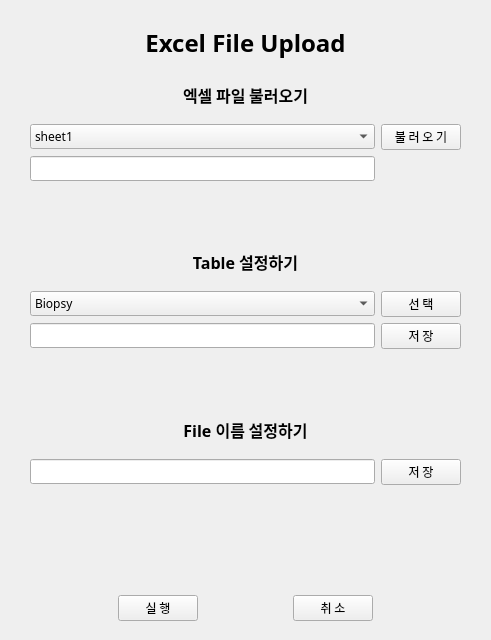
<?xml version="1.0" encoding="UTF-8"?>
<ui version="4.0">
 <class>Form</class>
 <widget class="QWidget" name="Form">
  <property name="geometry">
   <rect>
    <x>0</x>
    <y>0</y>
    <width>491</width>
    <height>640</height>
   </rect>
  </property>
  <property name="windowTitle">
   <string>Form</string>
  </property>
  <widget class="QWidget" name="layoutWidget">
   <property name="geometry">
    <rect>
     <x>30</x>
     <y>20</y>
     <width>431</width>
     <height>601</height>
    </rect>
   </property>
   <layout class="QGridLayout" name="gridLayout_3">
    <item row="13" column="0">
     <widget class="QLineEdit" name="editfilename">
      <property name="font">
       <font>
        <family>나눔스퀘어라운드 Regular</family>
       </font>
      </property>
     </widget>
    </item>
    <item row="10" column="1">
     <widget class="QPushButton" name="excel_savebtn">
      <property name="font">
       <font>
        <family>나눔스퀘어라운드 Regular</family>
       </font>
      </property>
      <property name="text">
       <string>저 장</string>
      </property>
     </widget>
    </item>
    <item row="4" column="0">
     <widget class="QLineEdit" name="showfilename">
      <property name="font">
       <font>
        <family>나눔스퀘어라운드 Regular</family>
       </font>
      </property>
     </widget>
    </item>
    <item row="9" column="0">
     <widget class="QComboBox" name="settablename">
      <property name="font">
       <font>
        <family>나눔스퀘어라운드 Regular</family>
       </font>
      </property>
      <item>
       <property name="text">
        <string>Biopsy</string>
       </property>
      </item>
      <item>
       <property name="text">
        <string>Block Mapping</string>
       </property>
      </item>
      <item>
       <property name="text">
        <string>Comorbidity</string>
       </property>
      </item>
      <item>
       <property name="text">
        <string>Endoscope</string>
       </property>
      </item>
      <item>
       <property name="text">
        <string>Genetic</string>
       </property>
      </item>
      <item>
       <property name="text">
        <string>Operation Record</string>
       </property>
      </item>
      <item>
       <property name="text">
        <string>Pathology</string>
       </property>
      </item>
      <item>
       <property name="text">
        <string>Patient</string>
       </property>
      </item>
      <item>
       <property name="text">
        <string>Registry</string>
       </property>
      </item>
      <item>
       <property name="text">
        <string>Wash Cytology</string>
       </property>
      </item>
     </widget>
    </item>
    <item row="3" column="1">
     <widget class="QPushButton" name="excel_importbtn">
      <property name="font">
       <font>
        <family>나눔스퀘어라운드 Regular</family>
       </font>
      </property>
      <property name="text">
       <string>불 러 오 기</string>
      </property>
     </widget>
    </item>
    <item row="9" column="1">
     <widget class="QPushButton" name="excel_selectbtn">
      <property name="font">
       <font>
        <family>나눔스퀘어라운드 Regular</family>
       </font>
      </property>
      <property name="text">
       <string>선 택</string>
      </property>
     </widget>
    </item>
    <item row="11" column="0" colspan="2">
     <widget class="QLabel" name="showtext2">
      <property name="font">
       <font>
        <family>나눔스퀘어라운드 Regular</family>
       </font>
      </property>
      <property name="text">
       <string/>
      </property>
     </widget>
    </item>
    <item row="6" column="0" colspan="2">
     <widget class="QLabel" name="showtext1">
      <property name="font">
       <font>
        <family>나눔스퀘어라운드 Regular</family>
       </font>
      </property>
      <property name="text">
       <string/>
      </property>
     </widget>
    </item>
    <item row="14" column="0" colspan="2">
     <widget class="QLabel" name="showtext3">
      <property name="font">
       <font>
        <family>나눔스퀘어라운드 Regular</family>
       </font>
      </property>
      <property name="text">
       <string/>
      </property>
     </widget>
    </item>
    <item row="16" column="0" colspan="2">
     <layout class="QHBoxLayout" name="horizontalLayout_6">
      <item>
       <spacer name="horizontalSpacer">
        <property name="orientation">
         <enum>Qt::Horizontal</enum>
        </property>
        <property name="sizeHint" stdset="0">
         <size>
          <width>40</width>
          <height>20</height>
         </size>
        </property>
       </spacer>
      </item>
      <item>
       <widget class="QPushButton" name="excel_actbtn">
        <property name="font">
         <font>
          <family>나눔스퀘어라운드 Regular</family>
         </font>
        </property>
        <property name="text">
         <string>실 행</string>
        </property>
       </widget>
      </item>
      <item>
       <spacer name="horizontalSpacer_2">
        <property name="orientation">
         <enum>Qt::Horizontal</enum>
        </property>
        <property name="sizeHint" stdset="0">
         <size>
          <width>40</width>
          <height>20</height>
         </size>
        </property>
       </spacer>
      </item>
      <item>
       <widget class="QPushButton" name="excel_closebtn">
        <property name="font">
         <font>
          <family>나눔스퀘어라운드 Regular</family>
         </font>
        </property>
        <property name="text">
         <string>취 소</string>
        </property>
       </widget>
      </item>
      <item>
       <spacer name="horizontalSpacer_3">
        <property name="orientation">
         <enum>Qt::Horizontal</enum>
        </property>
        <property name="sizeHint" stdset="0">
         <size>
          <width>40</width>
          <height>20</height>
         </size>
        </property>
       </spacer>
      </item>
     </layout>
    </item>
    <item row="3" column="0">
     <widget class="QComboBox" name="setsheet">
      <property name="font">
       <font>
        <family>나눔스퀘어라운드 Regular</family>
       </font>
      </property>
      <item>
       <property name="text">
        <string>sheet1</string>
       </property>
      </item>
      <item>
       <property name="text">
        <string>sheet2</string>
       </property>
      </item>
     </widget>
    </item>
    <item row="10" column="0">
     <widget class="QLineEdit" name="showtablename">
      <property name="font">
       <font>
        <family>나눔스퀘어라운드 Regular</family>
       </font>
      </property>
     </widget>
    </item>
    <item row="13" column="1">
     <widget class="QPushButton" name="excel_editbtn">
      <property name="font">
       <font>
        <family>나눔스퀘어라운드 Regular</family>
       </font>
      </property>
      <property name="text">
       <string>저 장</string>
      </property>
     </widget>
    </item>
    <item row="2" column="0" colspan="2">
     <widget class="QLabel" name="label_2">
      <property name="enabled">
       <bool>true</bool>
      </property>
      <property name="font">
       <font>
        <family>나눔스퀘어라운드 Bold</family>
        <pointsize>12</pointsize>
        <weight>75</weight>
        <bold>true</bold>
       </font>
      </property>
      <property name="text">
       <string>엑셀 파일 불러오기</string>
      </property>
      <property name="alignment">
       <set>Qt::AlignCenter</set>
      </property>
     </widget>
    </item>
    <item row="8" column="0" colspan="2">
     <widget class="QLabel" name="label_3">
      <property name="enabled">
       <bool>true</bool>
      </property>
      <property name="font">
       <font>
        <family>나눔스퀘어라운드 Bold</family>
        <pointsize>12</pointsize>
        <weight>75</weight>
        <bold>true</bold>
       </font>
      </property>
      <property name="text">
       <string>Table 설정하기</string>
      </property>
      <property name="alignment">
       <set>Qt::AlignCenter</set>
      </property>
     </widget>
    </item>
    <item row="12" column="0" colspan="2">
     <widget class="QLabel" name="label_4">
      <property name="font">
       <font>
        <family>나눔스퀘어라운드 Bold</family>
        <pointsize>12</pointsize>
        <weight>75</weight>
        <bold>true</bold>
       </font>
      </property>
      <property name="text">
       <string>&lt;html&gt;&lt;head/&gt;&lt;body&gt;&lt;p align=&quot;center&quot;&gt;File 이름 설정하기&lt;/p&gt;&lt;/body&gt;&lt;/html&gt;</string>
      </property>
     </widget>
    </item>
    <item row="0" column="0" colspan="2">
     <widget class="QLabel" name="label_1">
      <property name="font">
       <font>
        <family>나눔스퀘어라운드 ExtraBold</family>
        <pointsize>18</pointsize>
        <weight>75</weight>
        <italic>false</italic>
        <bold>true</bold>
        <underline>false</underline>
       </font>
      </property>
      <property name="text">
       <string>&lt;html&gt;&lt;head/&gt;&lt;body&gt;&lt;p align=&quot;center&quot;&gt;Excel File Upload&lt;/p&gt;&lt;/body&gt;&lt;/html&gt;</string>
      </property>
     </widget>
    </item>
    <item row="15" column="0" colspan="2">
     <widget class="QLabel" name="showtext4">
      <property name="font">
       <font>
        <family>나눔스퀘어라운드 Regular</family>
       </font>
      </property>
      <property name="text">
       <string/>
      </property>
     </widget>
    </item>
   </layout>
  </widget>
 </widget>
 <resources/>
 <connections/>
</ui>
